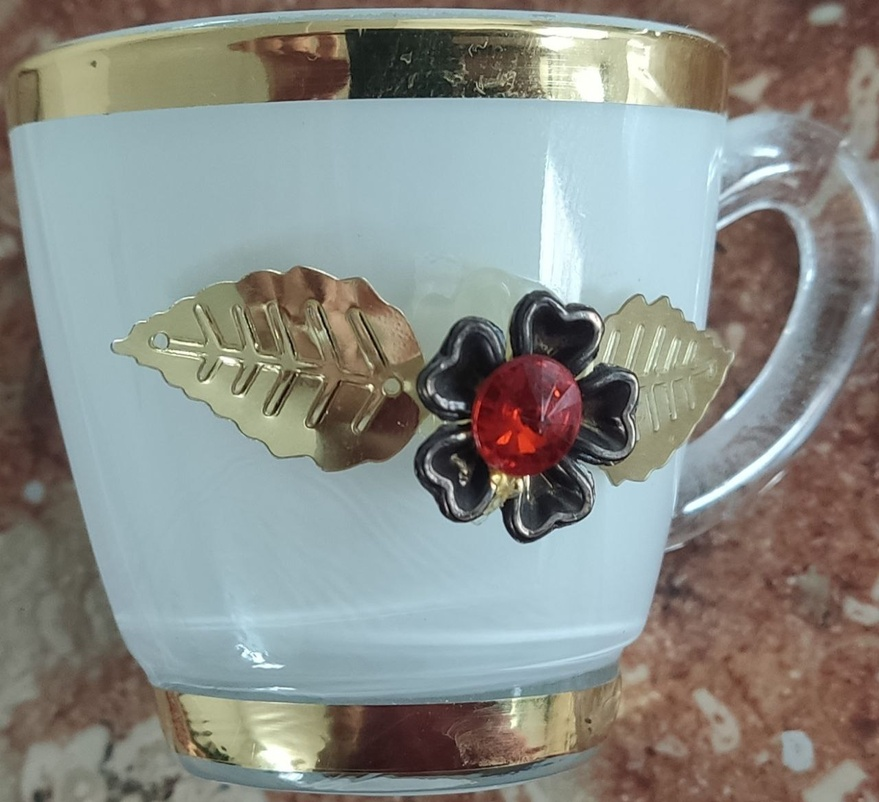
#> input picture multiple_2d/python_code/1_4.jpg, 879 x 802 px, shrunk from 1280 x 1168 before the run
$ python main_2.py
#> lines starting #> are read from the running program, lines starting #| are printed output that depends on the picture; long printed decimals are rounded
import cv2
import numpy as np

# read images
img_1 = cv2.imread("./1_4.jpg", 0)
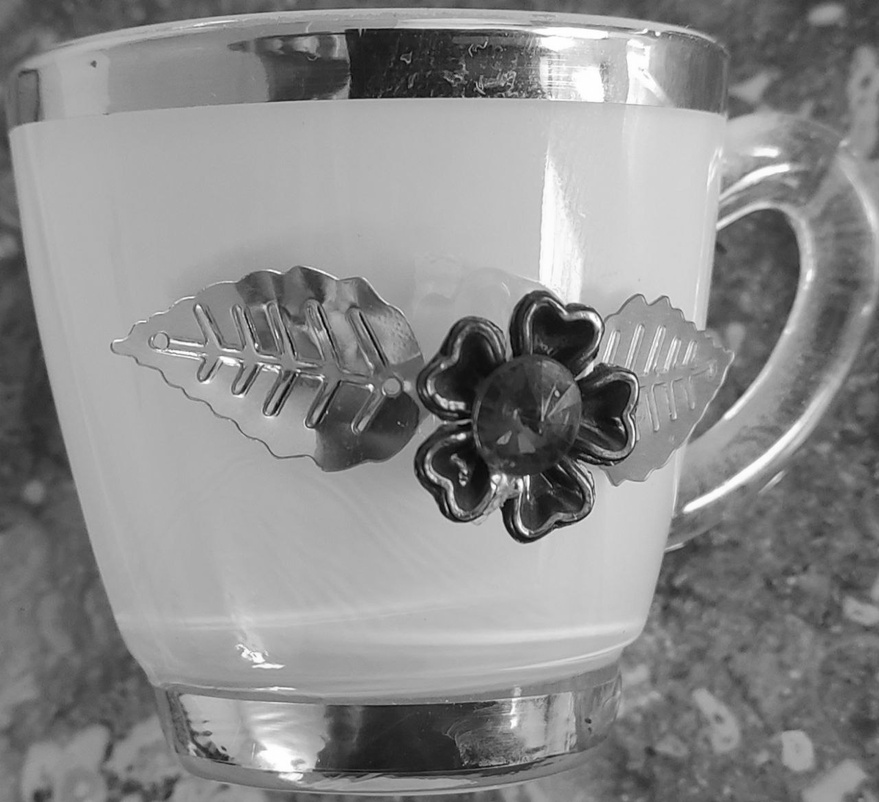
#> img_1: shape (802, 879); min 0, max 255, mean 139
img_2 = cv2.imread("./2_4.jpg", 0)
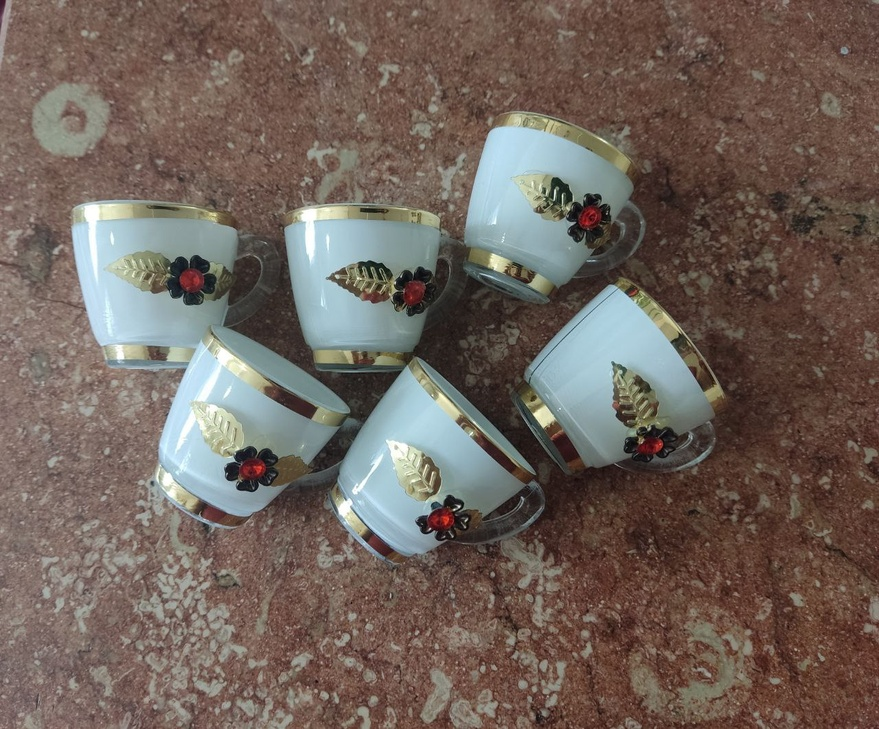
#> input picture multiple_2d/python_code/2_4.jpg, 879 x 729 px, shrunk from 1280 x 1061 before the run
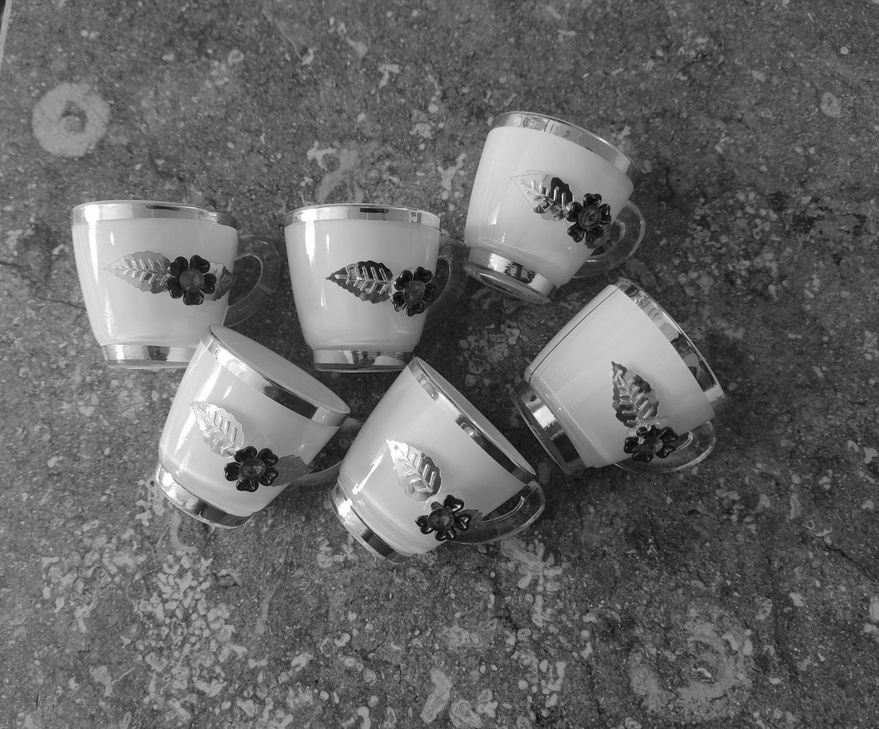
#> img_2: shape (729, 879); min 0, max 255, mean 102.2

sift = cv2.SIFT_create()

#find keypoints and descriptors
keypoint_1, descriptor_1 = sift.detectAndCompute(img_1, None)
#> keypoint_1 = 1861 keypoints; strongest (x, y, size): (462, 436, 5), (528, 497, 1.9), (463, 483, 3.2), (525, 531, 4.8)
keypoint_2, descriptor_2 = sift.detectAndCompute(img_2, None)
#> keypoint_2 = 5829 keypoints; strongest (x, y, size): (459, 506, 2), (543, 417, 11.9), (611, 357, 84.6), (497, 263, 11.1)

orb = cv2.ORB_create()
#orb = cv2.ORB_create()

# find the keypoints and descriptors with SIFT
keypoint_1, descriptor_1 = orb.detectAndCompute(img_1, None)
#> keypoint_1 = 500 keypoints; strongest (x, y, size): (528, 476, 31), (527, 476, 37.2), (462, 435, 44.6), (464, 482, 31)
keypoint_2, descriptor_2 = orb.detectAndCompute(img_2, None)
#> keypoint_2 = 500 keypoints; strongest (x, y, size): (459, 506, 31), (458, 506, 37.2), (234, 460, 31), (454, 509, 31)

#some parameter for flann matching algorithm
index_params = dict(algorithm=0, trees=5)
search_params = dict(checks=50)

#flann matching
flann = cv2.FlannBasedMatcher(index_params, search_params)

# matches = flann.knnMatch(descriptor_1, descriptor_2, k=2)
bf = cv2.BFMatcher()
matches = bf.knnMatch(descriptor_1, descriptor_2, k=2)
#> matches = 500 matches
# remove bad matching
good = []
for m,n in matches:
    if m.distance < 0.9*n.distance:
        good.append(m)
#> after the loop, good = 78 matches

if len(good) > 10:
    keypoint_good_1 = np.float32([keypoint_1[m.queryIdx].pt for m in good])
#> keypoint_good_1 = 78 pairs, first value 220.8 to 785.9, second value 73 to 699
    keypoint_good_2 = np.float32([keypoint_2[m.trainIdx].pt for m in good])
#> keypoint_good_2 = 78 pairs, first value 172.8 to 713.1, second value 179.2 to 535

    #draw just matches
    M, mask = cv2.findHomography(keypoint_good_1, keypoint_good_2, cv2.RANSAC,5.0)
#> M = [[-0.809, -0.0903, 531], [-0.511, -0.336, 481.3], [-0.00118, -0.000395, 1]]; mask = 78 values, max 1 at index 4, min 0 at index 0, mean 0.115
    matchesMask = mask.ravel().tolist()
#> matchesMask has the same summary as mask
    draw_params = dict(matchColor = (0,255,0), singlePointColor = None, matchesMask = matchesMask, flags = 2)
#> draw_params = 4 items
    img_match = cv2.drawMatches(img_1, keypoint_1, img_2, keypoint_2, good, None, **draw_params)
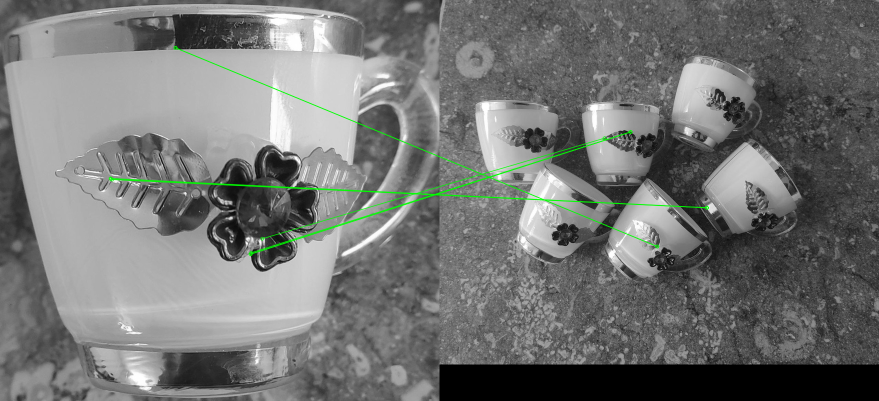
#> img_match: shape (802, 1758, 3) (shown at 1/2 size); mean of channels 0, 1, 2 115.2, 116.7, 115.2; drawn as B, G, R

else:
    img_match = cv2.drawMatches(img_1, keypoint_1, img_2, keypoint_2, good, None)
    cv2.imwrite("./match.png", img_match)
    print("not enough points")
    raise

# find corners of book in second image for pose estimation
h,w = img_1.shape[0], img_1.shape[1]
#> h = 802; w = 879
pts = np.float32([ [0,0],[0,h-1],[w-1,h-1],[w-1,0] ]).reshape(-1,1,2)
#> pts = [[0, 0], [0, 801], [878, 801], [878, 0]]
print(f"q1 = {pts[0]}")
#| q1 = [[0. 0.]]
print(f"q2 = {pts[1]}")
#| q2 = [[  0. 801.]]
print(f"q3 = {pts[2]}")
#| q3 = [[878. 801.]]
print(f"q4 = {pts[3]}")
#| q4 = [[878.   0.]]
dst = cv2.perspectiveTransform(pts,M)
#> dst = [[531, 481.3], [670.8, 310.2], [715.7, 671.2], [4994.4, -913.1]]
print(f"p1 = {dst[0]}")
#| p1 = [[531.035 481.334]]
print(f"p2 = {dst[1]}")
#| p2 = [[670.758   310.181]]
print(f"p3 = {dst[2]}")
#| p3 = [[715.654  671.2315]]
print(f"p4 = {dst[3]}")
#| p4 = [[4994.4316  -913.051]]
img_object  = cv2.polylines(img_2,[np.int32(dst)],True,255,3, cv2.LINE_AA,)


cv2.imwrite("./match.png", img_match)
cv2.imwrite("./pose.png", img_object)
